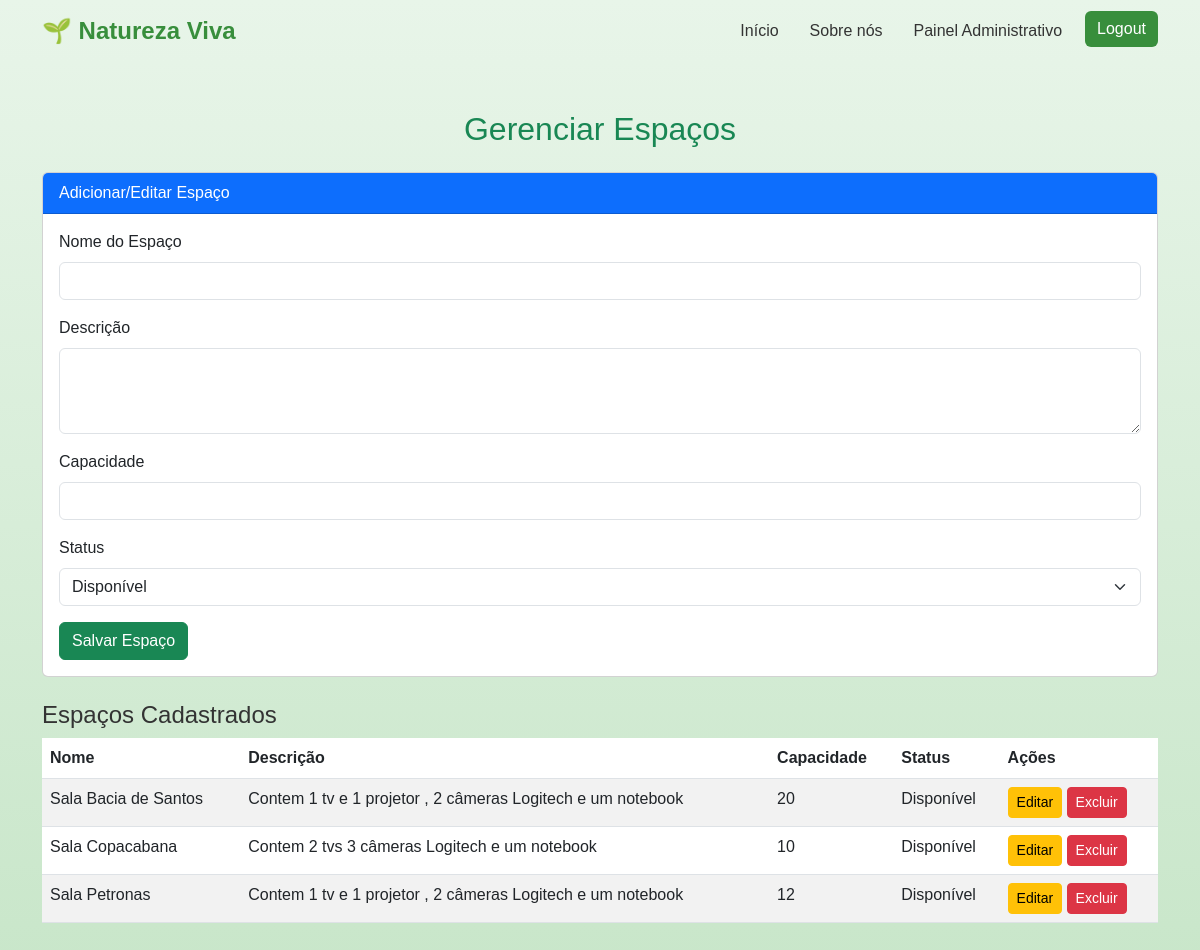
Page /naturezaviva/gerenciar_espacos.php (signed in) on the committed database.
### tables this page shows
CREATE TABLE `espacos` (
  `id` int(11) NOT NULL,
  `nome` varchar(255) NOT NULL,
  `descricao` text DEFAULT NULL,
  `capacidade` int(11) DEFAULT NULL,
  `preco` decimal(10,2) DEFAULT NULL,
  `status` enum('disponivel','indisponivel') DEFAULT 'disponivel',
  `data_criacao` timestamp NOT NULL DEFAULT current_timestamp()
);

### naturezaviva/gerenciar_espacos.php (the view, shortened to what this page needs)
<?php
include('db_connection.php');
$espaco_editar = null;
?>
<!DOCTYPE html>
<html lang="pt-br">
<head>
    <link href="https://cdn.jsdelivr.net/npm/bootstrap@5.3.0/dist/css/bootstrap.min.css" rel="stylesheet">
    <link rel="stylesheet" href="css\index.css">
</head>
<body>
    <?php include('navbar.php'); ?>
    <div class="container my-5">
        <h2 class="text-center text-success mb-4">Gerenciar Espaços</h2>
        <div class="card mb-4">
            <div class="card-header bg-primary text-white">Adicionar/Editar Espaço</div>
            <div class="card-body">
                <form method="POST" action="">
                    <div class="mb-3">
                        <label for="nome_espaco" class="form-label">Nome do Espaço</label>
                        <input type="text" class="form-control" id="nome_espaco" name="nome_espaco" required value="<?php echo $espaco_editar['nome'] ?? ''; ?>">
                    </div>
                    <div class="mb-3">
                        <label for="descricao" class="form-label">Descrição</label>
                        <textarea class="form-control" id="descricao" name="descricao" rows="3" required><?php echo $espaco_editar['descricao'] ?? ''; ?></textarea>
                    </div>
                    <div class="mb-3">
                        <label for="capacidade" class="form-label">Capacidade</label>
                        <input type="number" class="form-control" id="capacidade" name="capacidade" min="1" required value="<?php echo $espaco_editar['capacidade'] ?? ''; ?>">
                    </div>
                    <div class="mb-3">
                        <label for="status" class="form-label">Status</label>
                        <select class="form-select" id="status" name="status" required>
                            <option value="disponivel" <?php echo (isset($espaco_editar['status']) && $espaco_editar['status'] == 'disponivel') ? 'selected' : ''; ?>>Disponível</option>
                        </select>
                    </div>
                    <button type="submit" class="btn btn-success">Salvar Espaço</button>
                </form>
            </div>
        </div>
        <div>
            <h4>Espaços Cadastrados</h4>
            <table class="table table-striped">
                <thead>
                    <tr>
                        <th>Nome</th>
                        <th>Descrição</th>
                        <th>Capacidade</th>
                        <th>Status</th>
                        <th>Ações</th>
                    </tr>
                </thead>
                <tbody>
                    <?php
                    $sql = "SELECT * FROM espacos ORDER BY nome ASC";
                    $result = $conn->query($sql);
                    if ($result && $result->num_rows > 0):
                        while ($row = $result->fetch_assoc()):
                            $status_text = ($row['status'] === 'disponivel') ? 'Disponível' : 'Indisponível';
                            ?>
                            <tr>
                                <td><?php echo htmlspecialchars($row['nome']); ?></td>
                                <td><?php echo htmlspecialchars($row['descricao']); ?></td>
                                <td><?php echo $row['capacidade']; ?></td>
                                <td><?php echo $status_text; ?></td>
                                <td>
                                    <a href="?editar=<?php echo $row['id']; ?>" class="btn btn-warning btn-sm">Editar</a>
                                    <a href="?delete=<?php echo $row['id']; ?>" class="btn btn-danger btn-sm" onclick="return confirm('Tem certeza de que deseja excluir?')">Excluir</a>
                                </td>
                            </tr>
                            <?php
                        endwhile;
                    else:
                        ?>
                        <tr>
                            <td colspan="5" class="text-center">Nenhum espaço cadastrado</td>
                        </tr>
                    <?php endif; ?>
                </tbody>
            </table>
        </div>
    </div>
</body>
</html>

### naturezaviva/css/index.css (style rules this page uses)
body { font-family: 'Arial', sans-serif; margin: 0; padding: 0; display: flex; flex-direction: column; min-height: 100vh; background: linear-gradient(to bottom, #e8f5e9, #c8e6c9); color: #333; }

### rows in the picture
espacos: nome "Sala Bacia de Santos", descricao "Contem 1 tv e 1 projetor , 2 câmeras Logitech e um notebook", capacidade "20", status "Disponível"
espacos: nome "Sala Copacabana", descricao "Contem 2 tvs 3 câmeras Logitech e um notebook", capacidade "10", status "Disponível"
espacos: nome "Sala Petronas", descricao "Contem 1 tv e 1 projetor , 2 câmeras Logitech e um notebook", capacidade "12", status "Disponível"
